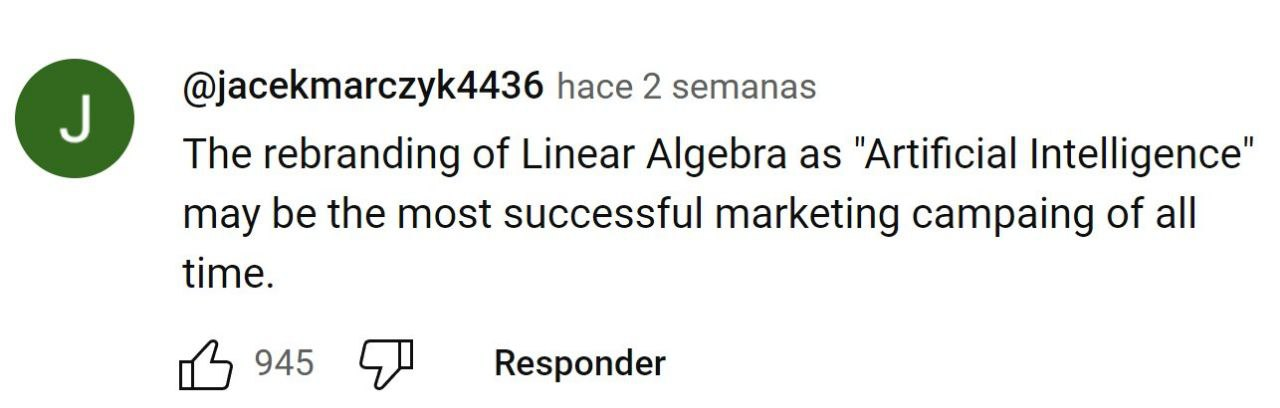
#> input picture photo_2024-06-02_23-34-49.jpg, 1280 x 408 px
$ python OpenCV.py
#> lines starting #> are read from the running program, lines starting #| are printed output that depends on the picture
import cv2 as cv

img = cv.imread('photo_2024-06-02_23-34-49.jpg')
#> img is the input picture: shape (408, 1280, 3); mean B, G, R 237.3, 239.3, 237.9
assert img is not None, "file could not be read, check with os.path.exists()"

rows, cols, _ = img.shape
#> rows = 408; cols = 1280
res = cv.resize(img, None, fx=2, fy=2, interpolation=cv.INTER_CUBIC)

M = cv.getRotationMatrix2D(((cols - 1) / 2.0, (rows - 1) / 2.0), 90, 1)

dst = cv.warpAffine(res, M, (cols, rows))
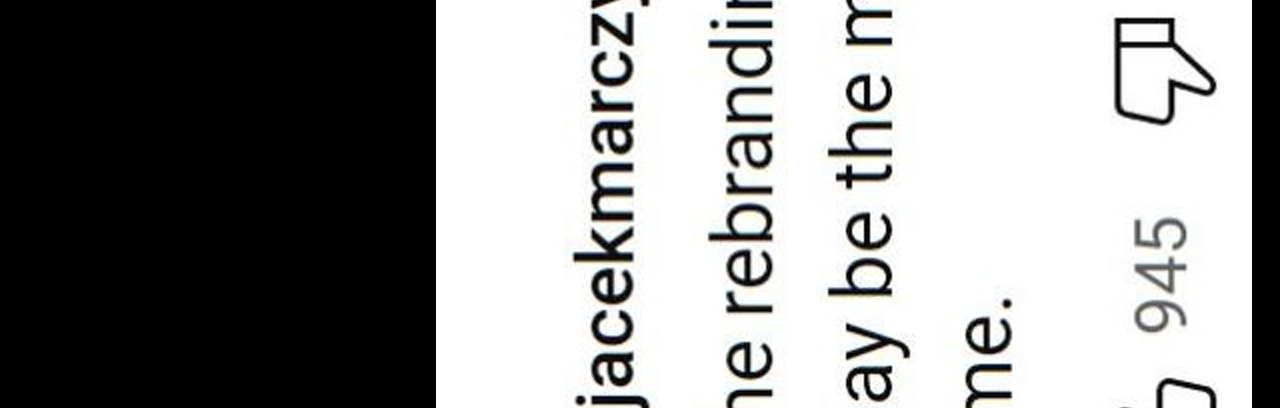
#> dst: shape (408, 1280, 3); mean B, G, R 148.9, 149.3, 149.1

res = cv.resize(img, None, fx=2, fy=2, interpolation=cv.INTER_CUBIC)

cv.imshow('Original Image', img)
cv.imshow('Resized Image', res)
cv.imshow('Rotated Image', dst)

cv.waitKey(0)
